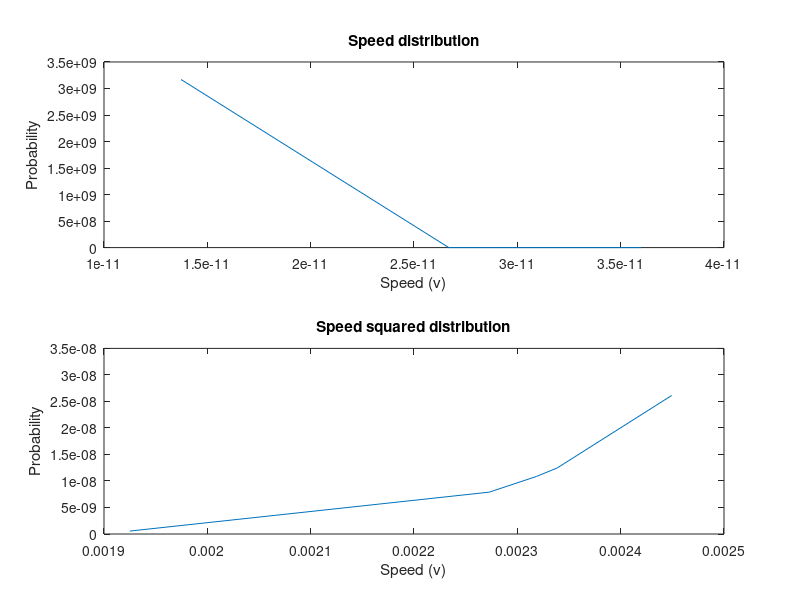

Write the MATLAB code that produced this figure.
%%% Eric Frankel - Medium 7
m = input('Input the mass of a gas particle: ');
N = input('Input the number of gas particles: ');
T = input('Input the gas temperature: ');
k = 1.38e-23; c1 = (m/(2*pi*k*T))^1.5; 
v_rms_theo = sqrt((3*k*T)/m);
f = @(v) (4*pi*c1).*v.^2.*exp((-m.*v.^2)./(2*k*T)); 
f_sq = @(v) f(v.^2); 
f_rms = @(v) (v.^2).*f(v);
v_dom = sort(rand(N,1).*(6*v_rms_theo)); sum_f = 0; sum_f2 = 0; v_rms = 0;
for i=1:N-1
    v2 = v_dom(i+1); 
    v1 = v_dom(i);
    sum_f = sum_f + (v2-v1)*(f(v2)+f(v1))/2;
    sum_f2 = sum_f2 + (v2^2-v1^2)*(f_sq(v2)+f_sq(v1))/2;
    v_rms = v_rms + (v2-v1)*(f_rms(v2)+f_rms(v1))/2;
end
v_rms = sqrt(v_rms); disp('Velocity distribution area: '); 
disp(sum_f);
disp('Velocity squared distribution area: '); 
disp(sum_f2);
disp('RMS speed theoretical: '); 
disp(v_rms_theo);
disp('RMS speed (Monte Carlo): '); 
disp(v_rms);
disp('Average KE of particle (J): '); 
ke = 0.5*m*v_rms^2; 
disp(ke);
hold on; 
subplot(2,1,1); 
plot(v_dom,f(v_dom)); 
xlabel('Speed (v)'); 
ylabel('Probability'); 
title('Speed distribution');  
subplot(2,1,2); 
plot((v_dom).^0.25,f_sq(v_dom)); 
xlabel('Speed (v)'); 
ylabel('Probability'); 
title('Speed squared distribution'); 